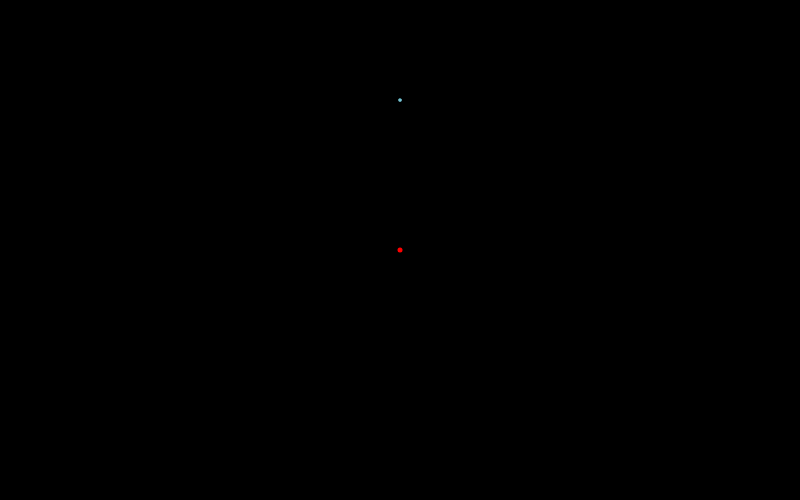
Frame 1 (no input)
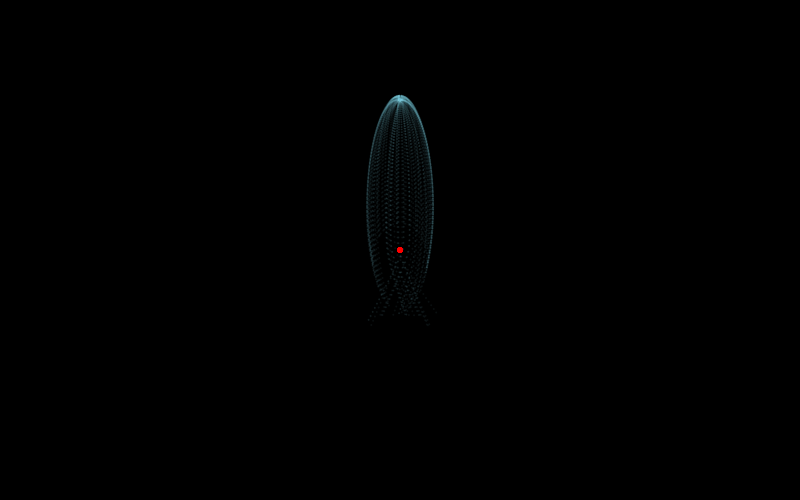
Frame 60 (no input)
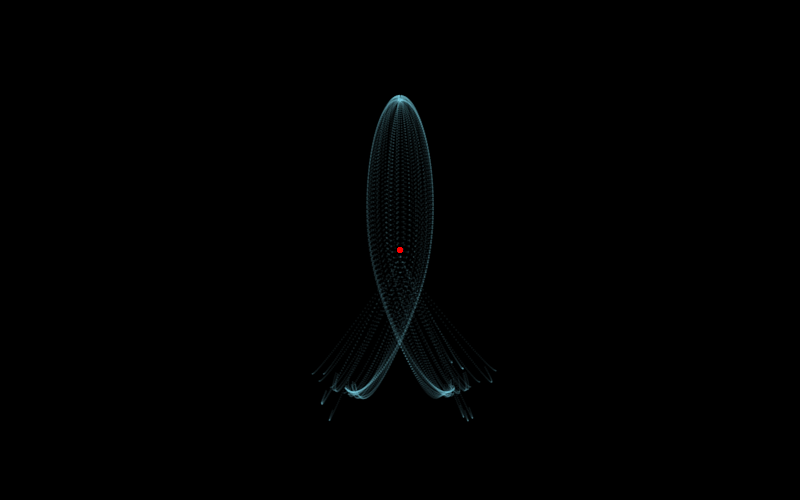
Frame 120 (the mouse pressed at the canvas centre since frame 60)

The p5.js sketch that drew these frames (run headless with seeded random() and noise() and a simulated clock; from frame 60 on, the mouse is pressed at the canvas centre):

// p5.js sketch
// ── sketch.js
var attractor;
var particles = [];

function setup() {
	createCanvas(800, 500);
	background(0);

	attractor = createVector(width / 2, height / 2);
	
	for(let i = 0; i < 100; i++) {
		var particle = new Particle(width / 2, 100);
		particles.push(particle);
	}	
}

function draw() {
	

	fill(255, 0, 0);
	noStroke();
	ellipse(attractor.x, attractor.y, 5, 5);

	for(let i = 0; i < particles.length; i++) {
		particles[i].attracted(attractor);
		particles[i].update();
		particles[i].show();
	}
}

// ── particle.js
function Particle(x, y) {

	this.pos = createVector(x, y);
	//this.vel = createVector();
	this.vel = p5.Vector.random2D();//random vel to start
	this.acc = createVector();

	//Euler integration
	this.update = function() {
		this.vel.add(this.acc);
		this.pos.add(this.vel);
		this.acc.mult(0);
	}

	this.show = function() {
		stroke(153, 232, 255, 15);
		strokeWeight(2);
		point(this.pos.x, this.pos.y);
	}

	this.attracted = function(target) {
		//dir = target - this.pos
		var force = p5.Vector.sub(target, this.pos);
		//F = G / d^2;
		var dsquared = force.magSq();//d^2 : squared magnitude of the vector
		//need to constrain this vel avoid dist is so close
		dsquared = constrain(dsquared, 25, 500);
		var G = 50;//6.67;
		var strength = G / dsquared;//0.3 is the best number of the strength

		force.setMag(strength);//nomatter whats its length, keep dir and set the length what we want to
		this.acc = force;
	}

}
